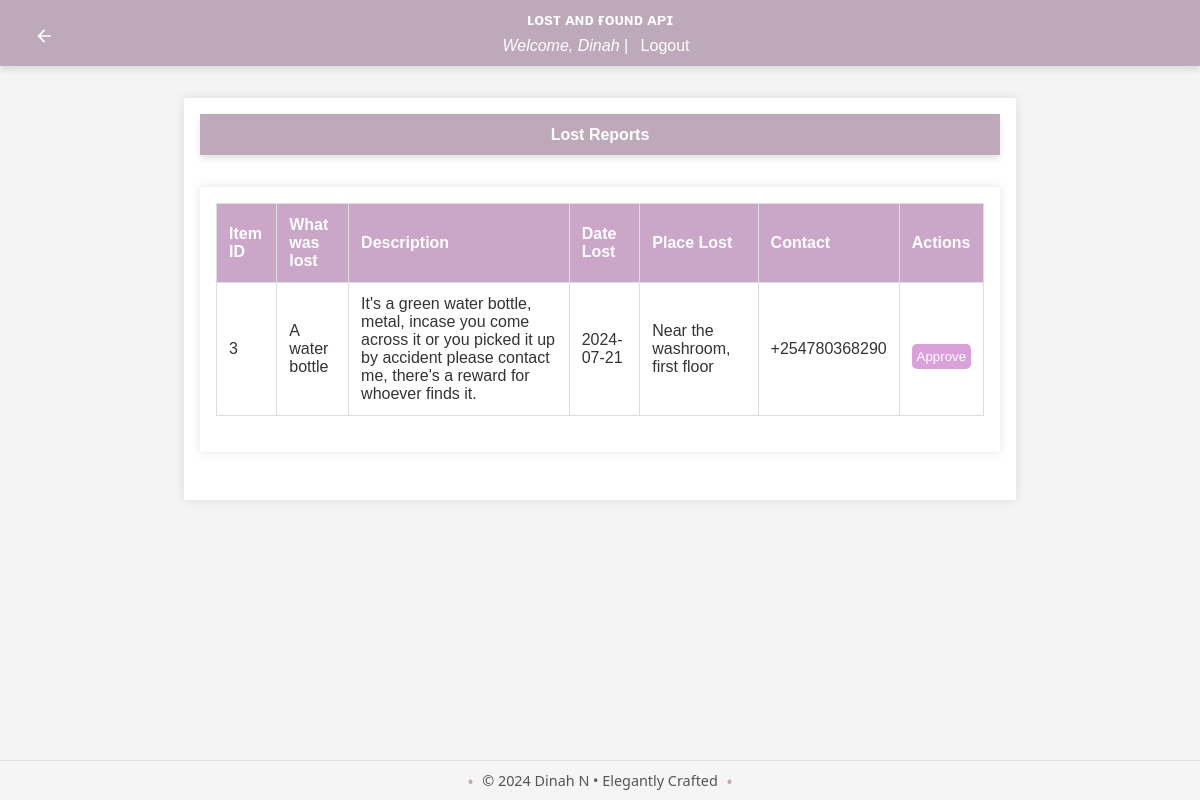
/admin/reports/lost (signed in), run on the app's committed database.
### app/models/user.py (models this page shows, shortened)
class User(db.Model, UserMixin):
    id = db.Column(db.Integer, primary_key=True)
    username = db.Column(db.String(150), unique=True, nullable=False)
    email = db.Column(db.String(150), unique=True, nullable=False)
    password_hash = db.Column(db.String(150), nullable=False)
    role = db.Column(db.String(50), nullable=False, default='user')
    lost_reports = db.relationship('LostReport', back_populates='user', lazy=True)
    found_reports = db.relationship('FoundReport', back_populates='user', lazy=True)
    claims = db.relationship('Claim', back_populates='claim_user', lazy=True)
    rewards_received = db.relationship('Reward', foreign_keys='Reward.receiver_id', back_populates='receiver', lazy=True)
    rewards_paid = db.relationship('Reward', foreign_keys='Reward.payer_id', back_populates='payer', lazy=True)
    reset_tokens = db.relationship('PasswordResetToken', back_populates='user', lazy=True)
    comments = db.relationship('Comment', back_populates='user')
    @property
    def password(self):
        raise AttributeError('password is not a readable attribute')

### app/models/lost_report.py (models this page shows, shortened)
class LostReport(db.Model):
    id = db.Column(db.Integer, primary_key=True)
    user_id = db.Column(db.Integer, db.ForeignKey('user.id'), nullable=False)
    item_id = db.Column(db.Integer, db.ForeignKey('item.id'), nullable=False)
    item_name = db.Column(db.String(150), nullable=True)
    place_lost = db.Column(db.String(150), nullable=False)
    date_lost = db.Column(db.Date, nullable=False)
    time_lost = db.Column(db.Time, nullable=False)
    contact = db.Column(db.String(255), nullable=True)
    description = db.Column(db.String(255), nullable=True)
    primary_color = db.Column(db.String(50), nullable=True)
    secondary_color = db.Column(db.String(50), nullable=True)
    upload_image = db.Column(db.String(250), nullable=True)
    approved = db.Column(db.Boolean, default=False, nullable=False)
    user = db.relationship('User', back_populates='lost_reports')
    item = db.relationship('Item', back_populates='lost_reports')

### app/routes/admin.py (the view)
@bp.route('/reports/lost', methods=['GET'])
@login_required
@admin_required
def view_lost_reports():
    try:
        lost_reports = LostReport.query.all()
        return render_template('view_lost_reports.html', lost_reports=lost_reports)
    except Exception as e:
        flash(f'Error: {str(e)}', 'error')
        return redirect(url_for('admin.dashboard'))

### app/__init__.py (called while the page is built)
def create_app():
    app = Flask(__name__)
    load_dotenv()
    app.config['SECRET_KEY'] = os.environ.get('FLASK_SECRET_KEY', secrets.token_hex(16))
    app.config.from_object('config.Config')
    app.config.from_pyfile('config.py', silent=True)
    register_extensions(app)
    register_blueprints(app)
    configure_cors(app)
    @app.before_request
    def method_override():
        if request.method == 'POST':
            method = request.form.get('_method')
            if method:
                method = method.upper()
                if method in ['PUT', 'DELETE']:
                    request.environ['REQUEST_METHOD'] = method
    return app

def register_extensions(app):
    db.init_app(app)
    migrate.init_app(app, db)
    bcrypt.init_app(app)
    login_manager.init_app(app)
    mail.init_app(app)
    @login_manager.user_loader
    def load_user(user_id):
        return user.User.query.get(int(user_id))

### app/templates/view_lost_reports.html (shortened to what this page needs)
{% extends "base.html" %}
{% block content %}
<header>
    <a href="{{ url_for('admin.dashboard') }}" class="back-button" title="Back to Dashboard">
        <svg xmlns="http://www.w3.org/2000/svg" viewBox="0 0 24 24" fill="currentColor" width="24" height="24">
            <path d="M20 11H7.83l5.59-5.59L12 4l-8 8 8 8 1.41-1.41L7.83 13H20v-2z"/>
        </svg>
    </a>
    <h1>Lost Reports</h1>
</header>
<main>
    <table>
        <thead>
            <tr>
                <th>Item ID</th>
                <th>What was lost</th>
                <th>Description</th>
                <th>Date Lost</th>
                <th>Place Lost</th>
                <th>Contact</th>
                <th>Actions</th>
            </tr>
        </thead>
        <tbody>
            {% for report in lost_reports %}
            <tr>
                <td>{{ report.item_id }}</td>
                <td>{{ report.item_name }}</td>
                <td>{{ report.description }}</td>
                <td>{{ report.date_lost }}</td>
                <td>{{ report.place_lost }}</td>
                <td>{{ report.contact }}</td>
                <td>
                    <form action="{{ url_for('admin.approve_lost_report', lost_report_id=report.id) }}" method="post">
                        <button type="submit">Approve</button>
                    </form>
                </td>
            </tr>
            {% endfor %}
        </tbody>
    </table>
</main>
{% endblock %}

### app/templates/base.html (shortened to what this page needs)
<!DOCTYPE html>
<html lang="en">
<head>
    <link rel="stylesheet" href="{{ url_for('static', filename='styles.css') }}">
</head>
<body>
    <header>
        <h1>ʟᴏsᴛ ᴀɴᴅ ғᴏᴜɴᴅ ᴀᴘɪ</h1>
        {% if current_user.is_authenticated %}
            <p><i>Welcome, {{ current_user.username }}</i> | <a href="{{ url_for('auth.logout') }}">Logout</a></p>
        {% else %}
            <p>
                <a href="{{ url_for('auth.login') }}">Login</a> |
                <a href="{{ url_for('auth.register') }}">Sign Up</a>
            </p>
        {% endif %}
    </header>
    <main>
        {% block content %}{% endblock %}
    </main>
    <footer>
        <p>&copy; 2024 Dinah N • Elegantly Crafted</p>
    </footer>
</body>
</html>

### app/static/styles.css (style rules this page uses)
body { font-family: 'Roboto', sans-serif; margin: 0; padding: 0; background-color: #f9f9f9; color: #333; }
.back-button { position: absolute; top: 20px; left: 20px; background-color: #bda9b9; color: white; width: 32px; height: 32px; border-radius: 50%; display: flex; justify-content: center; align-items: center; text-decoration: none; transition: background-color 0.3s ease; }
.back-button svg { width: 20px; height: 20px; }
header { background-color: #e7cbe1; color: #ecf0f1; padding: 20px 0; box-shadow: 0 4px 6px rgba(0, 0, 0, 0.1); }
header h1 { margin: 0; text-align: center; font-size: 1.0rem; }
main { padding: 40px; max-width: 1200px; margin: 0 auto; }
footer { background-color: #e7cbe1; color: #ecf0f1; text-align: center; padding: 20px 0; position: fixed; bottom: 0; width: 100%; }
table { width: 100%; border-collapse: collapse; margin-bottom: 20px; }
table th, table td { padding: 12px; border: 1px solid #ddd; text-align: left; }
table th { background-color: #caa6c8; color: #fff; }
button { border: none; border-radius: 5px; padding: 10px 20px; cursor: pointer; }

### app/templates/base.html (style rules this page uses)
body { font-family: Arial, sans-serif; background-color: #f4f4f4; margin: 0; padding: 0; }
header { background-color: #bda9b9; color: white; padding: 0.7rem; text-align: center; }
header p { margin: 0.5rem 0 0; }
header a { color: white; text-decoration: none; margin: 0 0.5rem; }
main { max-width: 800px; margin: 2rem auto; padding: 1rem; background-color: white; box-shadow: 0 0 10px rgba(0, 0, 0, 0.1); }
form { display: flex; flex-direction: column; }
form button { margin-top: 1rem; padding: 0.3rem; background-color: #daa0da; color: white; border: none; cursor: pointer; }
footer { background-color: whitesmoke; text-align: center; padding: 10px 0; font-family: 'Segoe UI', Tahoma, Geneva, Verdana, sans-serif; font-size: 0.9em; color: #555; border-top: 1px solid #e0e0e0; }
footer p { margin: 0; display: inline-block; position: relative; }
footer p::before, footer p::after { content: "•"; color: #bda9b9; font-size: 1.2em; position: absolute; top: 50%; transform: translateY(-50%); }
footer p::before { left: -15px; }
footer p::after { right: -15px; }

### data on the page
User: username "Dinah"
LostReport: item_id "3", item_name "A water bottle", description "It's a green water bottle, metal, incase you come across it or you picked it up by accident please contact me, there's a reward for whoever finds it.", date_lost "2024-07-21", place_lost "Near the washroom, first floor", contact "+254780368290"
